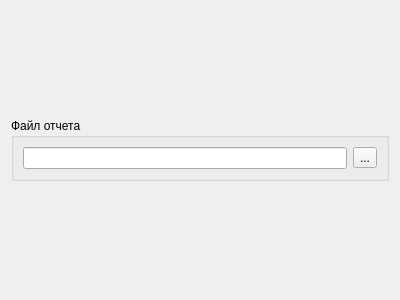
<ui version="4.0" >
 <class>SelectReportFileForm</class>
 <widget class="QWidget" name="SelectReportFileForm" >
  <property name="geometry" >
   <rect>
    <x>0</x>
    <y>0</y>
    <width>400</width>
    <height>300</height>
   </rect>
  </property>
  <property name="windowTitle" >
   <string>Form</string>
  </property>
  <layout class="QVBoxLayout" name="verticalLayout" >
   <item>
    <widget class="QGroupBox" name="groupBox" >
     <property name="sizePolicy" >
      <sizepolicy vsizetype="Fixed" hsizetype="Preferred" >
       <horstretch>0</horstretch>
       <verstretch>0</verstretch>
      </sizepolicy>
     </property>
     <property name="title" >
      <string>Файл отчета</string>
     </property>
     <layout class="QHBoxLayout" >
      <item>
       <widget class="QLineEdit" name="leFileName" >
        <property name="readOnly" >
         <bool>true</bool>
        </property>
       </widget>
      </item>
      <item>
       <widget class="QToolButton" name="tbSelectReportFile" >
        <property name="text" >
         <string>...</string>
        </property>
       </widget>
      </item>
     </layout>
    </widget>
   </item>
  </layout>
 </widget>
 <resources/>
 <connections/>
</ui>
